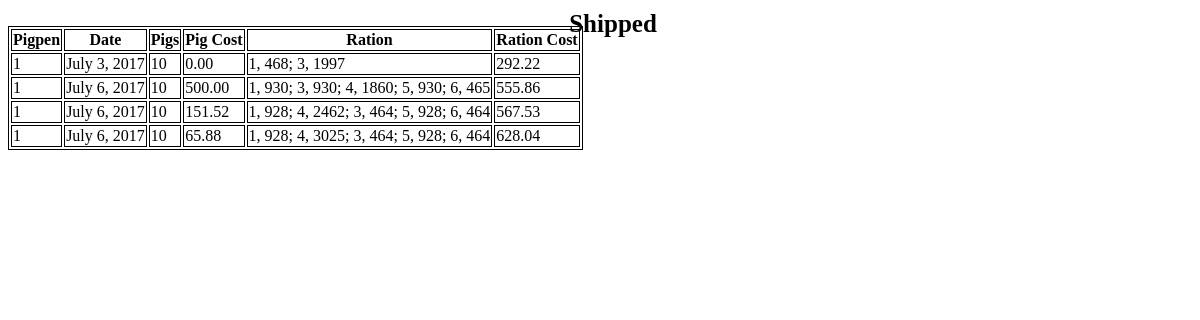
The app's page /pigs/Shipped/ (signed in), older data.
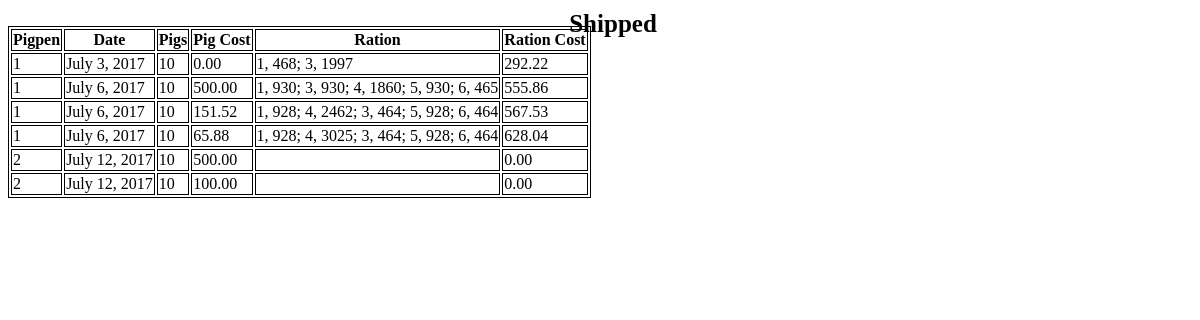
The same page, newer data.
### pigs/models.py (models this page shows)
class Shipped(models.Model):
    pigpen = models.PositiveIntegerField()
    pigs = models.PositiveIntegerField()
    pig_cost = models.DecimalField(max_digits=6, decimal_places=2)
    ration_amount = models.CharField(max_length=500)
    pig_ration_cost = models.DecimalField(max_digits=6,decimal_places=2)
    shipped_date = models.DateTimeField(auto_now_add=True)
    notes = models.CharField(max_length=300,blank=True,null=True)

### pigs/views.py (the view)
class shippedpigs(LoginRequiredMixin,generic.ListView):
    model = Shipped
    template_name = 'pigs/shipped.html'

### pigs/templates/pigs/shipped.html (shortened to what this page needs)
﻿<!DOCTYPE html>
{% load static %}
<link rel="stylesheet" type="text/css" href="{% static 'pigs/Generalstyles.css' %}" />
<html lang="en" xmlns="http://www.w3.org/1999/xhtml">
<head>
</head>
<body>
    <div class="headerwitharrow">
      <h1>Shipped</h1>
        </div>
        <div class="tablewrapper">
         <div class="tablescroll">
        <table class="border sortable">
                <tr>
                    <th>Pigpen</th>
                    <th>Date</th>
                    <th>Pigs</th>
                    <th>Pig Cost</th>
                    <th>Ration</th>
                    <th>Ration Cost</th>
                </tr>
                 {% for pig in object_list %}
            <tr>
                <td>{{pig.pigpen}}</td>
                <td>{{pig.shipped_date|date}}</td>
                <td>{{pig.pigs}}</td>
                <td>{{pig.pig_cost}}</td>
                <td>{{pig.ration_amount}}</td>
                <td>{{pig.pig_ration_cost}}</td>
            </tr>
                {%endfor%}
        </table>
            </div>
            </div>
</body>
</html>

Row changes from the older to the newer data that the page shows:
added Shipped: pigpen "2", shipped_date "July 12, 2017", pigs "10", pig_cost "500.00", pig_ration_cost "0.00"
added Shipped: pigpen "2", shipped_date "July 12, 2017", pigs "10", pig_cost "100.00", pig_ration_cost "0.00"
